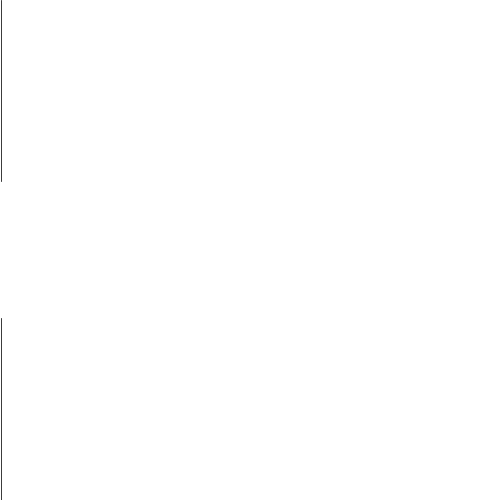
Frame 1 (no input)
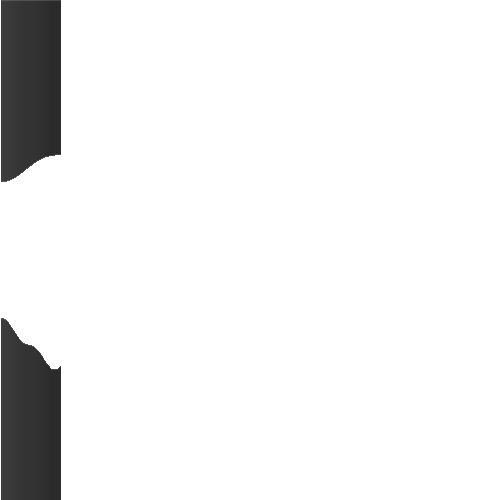
Frame 60 (the mouse pressed at the canvas centre just before this capture)
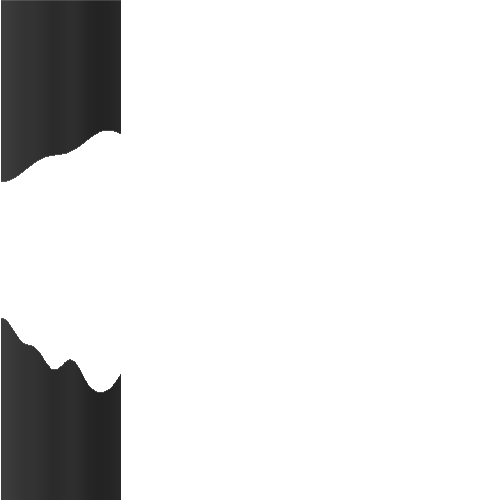
Frame 120 (the mouse held since frame 60 and released just before this capture)

The Processing sketch that drew these frames (run headless with seeded random() and noise(); from frame 60 on, the mouse is pressed at the canvas centre):

// Processing sketch: e09_noise_wykres2
// ── e09_noise_wykres2.pde
void setup() {
  size(500, 500);
  background(255);
  strokeWeight(1);
  stroke(0, 50);
}

float t = 0;

void draw() {
  stroke(noise(t)*100);
  line(frameCount, 0, frameCount, noise(t*0.5)*300);
  line(frameCount, 500, frameCount, 500-noise(t)*300);
  t = t + 0.007;
}
